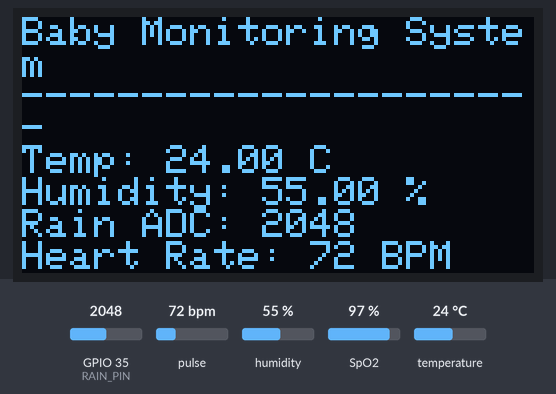
Recording of a sketch running on a simulated ESP32. Parts: 128×64 one-colour display. Inputs (shaded band) come from the test bench; at power-on: pulse 72 bpm, humidity 55 %, GPIO 35 (RAIN_PIN) = 2048, temperature 24 °C, SpO2 97 %. What the sketch prints to the serial monitor is not drawn.

Above: at 2.9 s.
3.0 s: pulse set to 42 bpm
At 4.6 s:
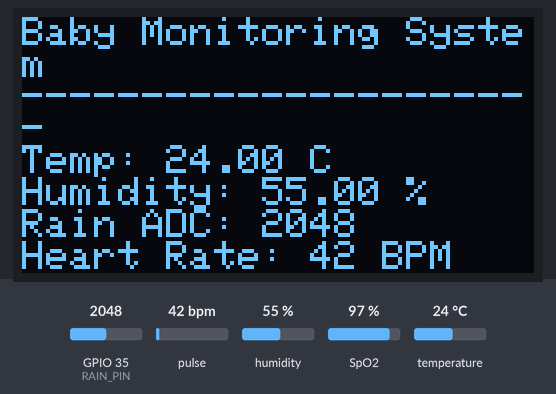
5.5 s: humidity set to 22 %
At 10.0 s:
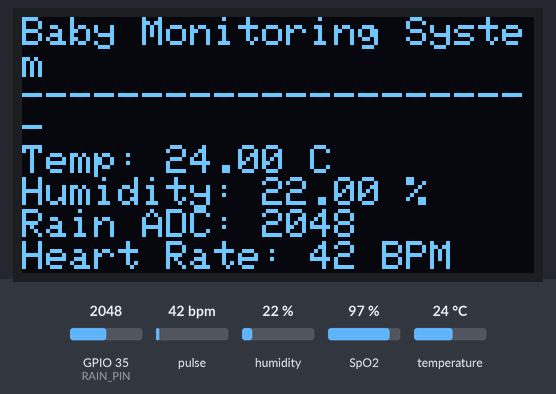
10.6 s: GPIO 35 (RAIN_PIN) set to 2866
At 13.0 s:
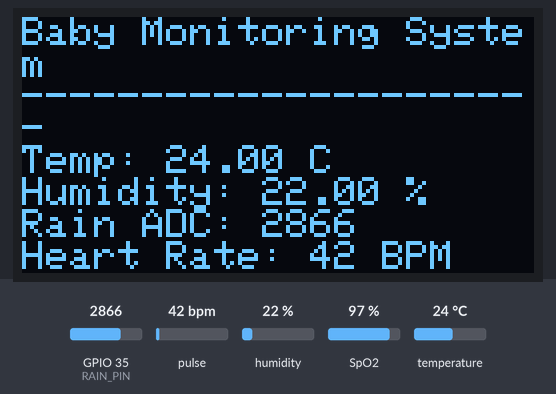
14.0 s: temperature set to 12 °C
At 17.0 s:
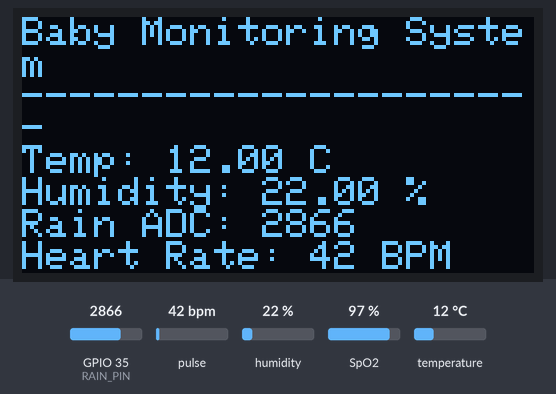
17.3 s: pulse set to 70 bpm
At 18.7 s:
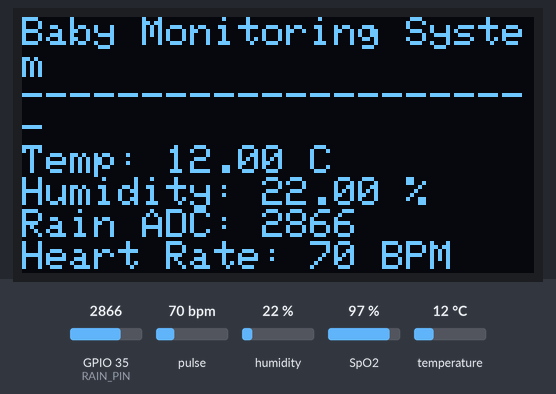
19.0 s: GPIO 35 (RAIN_PIN) set to 3972
At 21.7 s:
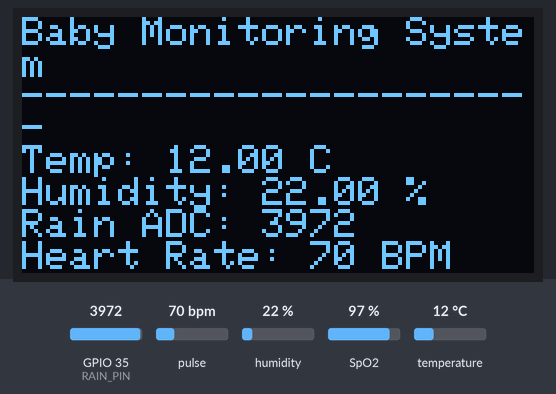
Timing chart, 0 to 23.2 s (numbered marks = the images above; inputs shaded):
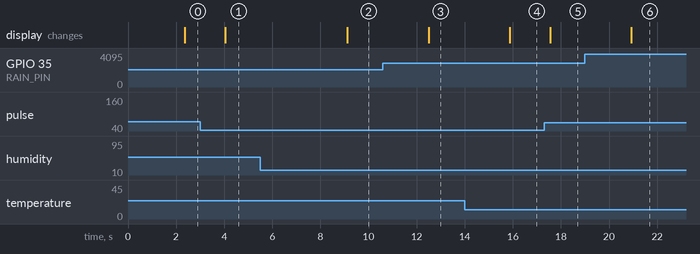

Measured:
- after the input at 3.0 s, the display: changes after 1.0 s (image 1)
- after the input at 5.5 s, the display: changes after 3.6 s (image 2)
- after the input at 10.6 s, the display: changes after 1.9 s (image 3)
- after the input at 14.0 s, the display: changes after 1.9 s (image 4)
- after the input at 17.3 s, the display: changes after 0.26 s (image 5)
- after the input at 19.0 s, the display: changes after 1.9 s (image 6)

The sketch:

Complete_project_without_Blynk.ino
```cpp
#include <Wire.h>
#include <Adafruit_GFX.h>
#include <Adafruit_SSD1306.h>

#include "MAX30105.h"
#include "spo2_algorithm.h"

#include "DHT.h"

// ---------------- OLED SETUP ----------------
#define SCREEN_WIDTH 128
#define SCREEN_HEIGHT 64
Adafruit_SSD1306 display(SCREEN_WIDTH, SCREEN_HEIGHT, &Wire, -1);

// ---------------- SENSOR SETUP ----------------
MAX30105 particleSensor;

#define DHTPIN 15
#define DHTTYPE DHT11
DHT dht(DHTPIN, DHTTYPE);

#define RAIN_PIN 35   // Analog Rain Sensor Pin

uint32_t irBuffer[100], redBuffer[100];
int32_t spo2 = 0, heartRate = 0;
int8_t validSpo2 = 0, validHeartRate = 0;

// Finger detection threshold
const uint32_t FINGER_THRESHOLD = 5000;

void setup() {
  Serial.begin(115200);
  Wire.begin();

  // Initialize OLED
  if (!display.begin(SSD1306_SWITCHCAPVCC, 0x3C)) {
    Serial.println("OLED NOT FOUND!");
    while (1);
  }
  display.clearDisplay();
  display.display();

  // Initialize DHT
  dht.begin();

  // Initialize MAX30102
  if (!particleSensor.begin(Wire, I2C_SPEED_FAST)) {
    Serial.println("MAX30102 NOT FOUND!");
    while (1);
  }

  particleSensor.setup();
  particleSensor.setPulseAmplitudeIR(0x1F);
  particleSensor.setPulseAmplitudeRed(0x1F);

  delay(1000);
}

void loop() {

  // ------------ Read Temperature + Humidity ------------
  float temperature = dht.readTemperature();
  float humidity = dht.readHumidity();

  // ------------ Read Rain Sensor ------------
  int rainValue = analogRead(RAIN_PIN);

  // ------------ Read MAX30102 IR Value ------------
  uint32_t irValue = particleSensor.getIR();

  // ------------ Handle MAX30102 Based on Finger Presence ------------
  if (irValue > FINGER_THRESHOLD) {

    // Collect IR & RED samples
    for (int i = 0; i < 100; i++) {
      while (!particleSensor.available()) {
        particleSensor.check();
      }
      redBuffer[i] = particleSensor.getRed();
      irBuffer[i] = particleSensor.getIR();
      particleSensor.nextSample();
    }

    // Compute HR + SpO2
    maxim_heart_rate_and_oxygen_saturation(
      irBuffer, 100, redBuffer,
      &spo2, &validSpo2,
      &heartRate, &validHeartRate
    );

    if (!validHeartRate) heartRate = 0;
    if (!validSpo2) spo2 = 0;

  } else {
    // No finger → but keep screen constant
    heartRate = 0;
    spo2 = 0;
  }

  // ---------------- SERIAL OUTPUT ----------------
  Serial.println("------------------------");
  Serial.print("Temperature: "); Serial.print(temperature); Serial.println(" C");
  Serial.print("Humidity: "); Serial.print(humidity); Serial.println(" %");
  Serial.print("Rain ADC: "); Serial.println(rainValue);

  if (irValue > FINGER_THRESHOLD) {
    Serial.print("Heart Rate: "); Serial.println(heartRate);
    Serial.print("SpO2: "); Serial.println(spo2);
  } else {
    Serial.println("MAX30102: No Finger");
    Serial.println("Heart Rate: 0");
    Serial.println("SpO2: 0");
  }
  Serial.println("------------------------");


  // ---------------- OLED OUTPUT ----------------
  display.clearDisplay();
  display.setTextSize(1);
  display.setTextColor(WHITE);
  display.setCursor(0, 0);

  display.println("Baby Monitoring System");
  display.println("----------------------");

  display.print("Temp: ");
  display.print(temperature);
  display.println(" C");

  display.print("Humidity: ");
  display.print(humidity);
  display.println(" %");

  display.print("Rain ADC: ");
  display.println(rainValue);

  if (irValue > FINGER_THRESHOLD) {
    display.print("Heart Rate: ");
    display.print(heartRate);
    display.println(" BPM");

    display.print("SpO2: ");
    display.print(spo2);
    display.println(" %");
  } else {
    display.println("No Finger Detected");
    display.println("Heart Rate: 0");
    display.println("SpO2: 0");
  }

  display.display();
  delay(400); // smooth refresh
}
```
